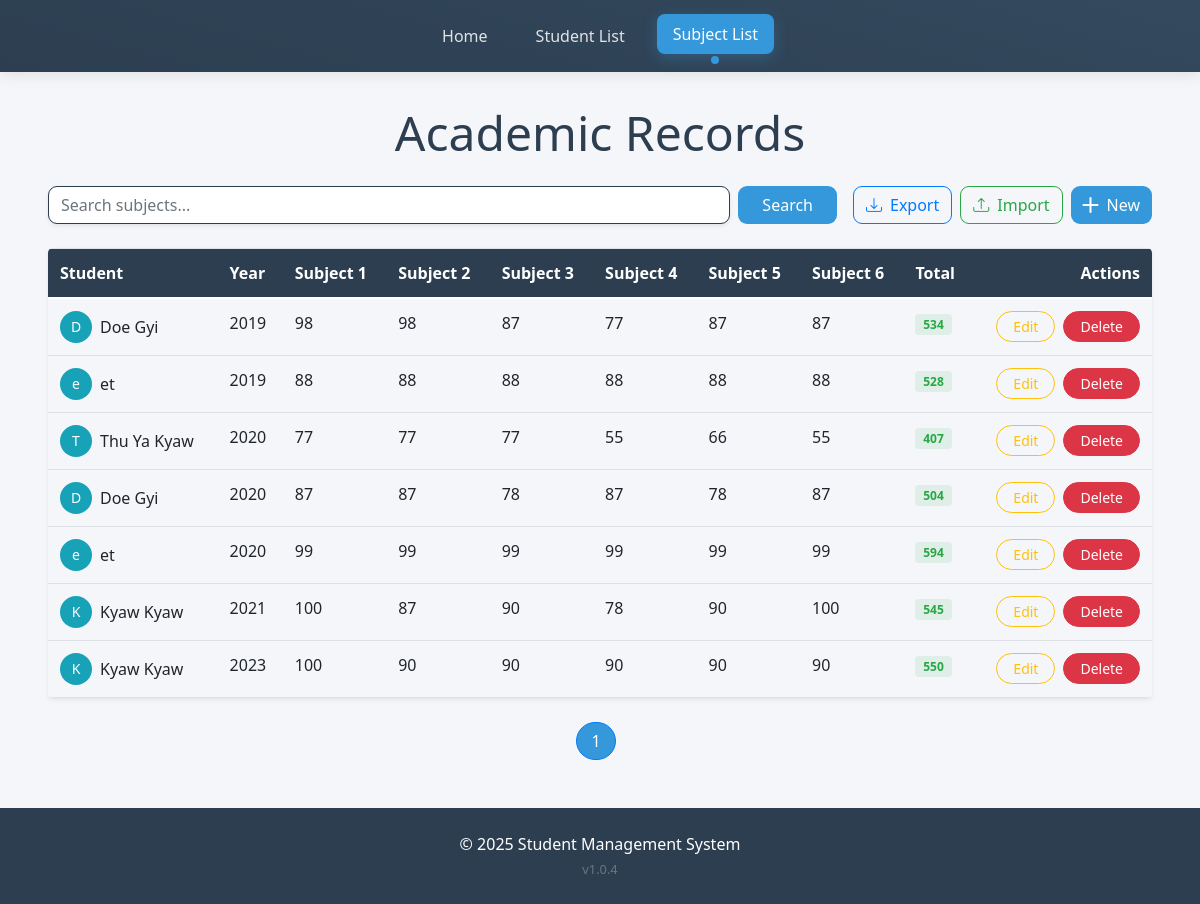
Page /management/subjects/ on the earlier database version.
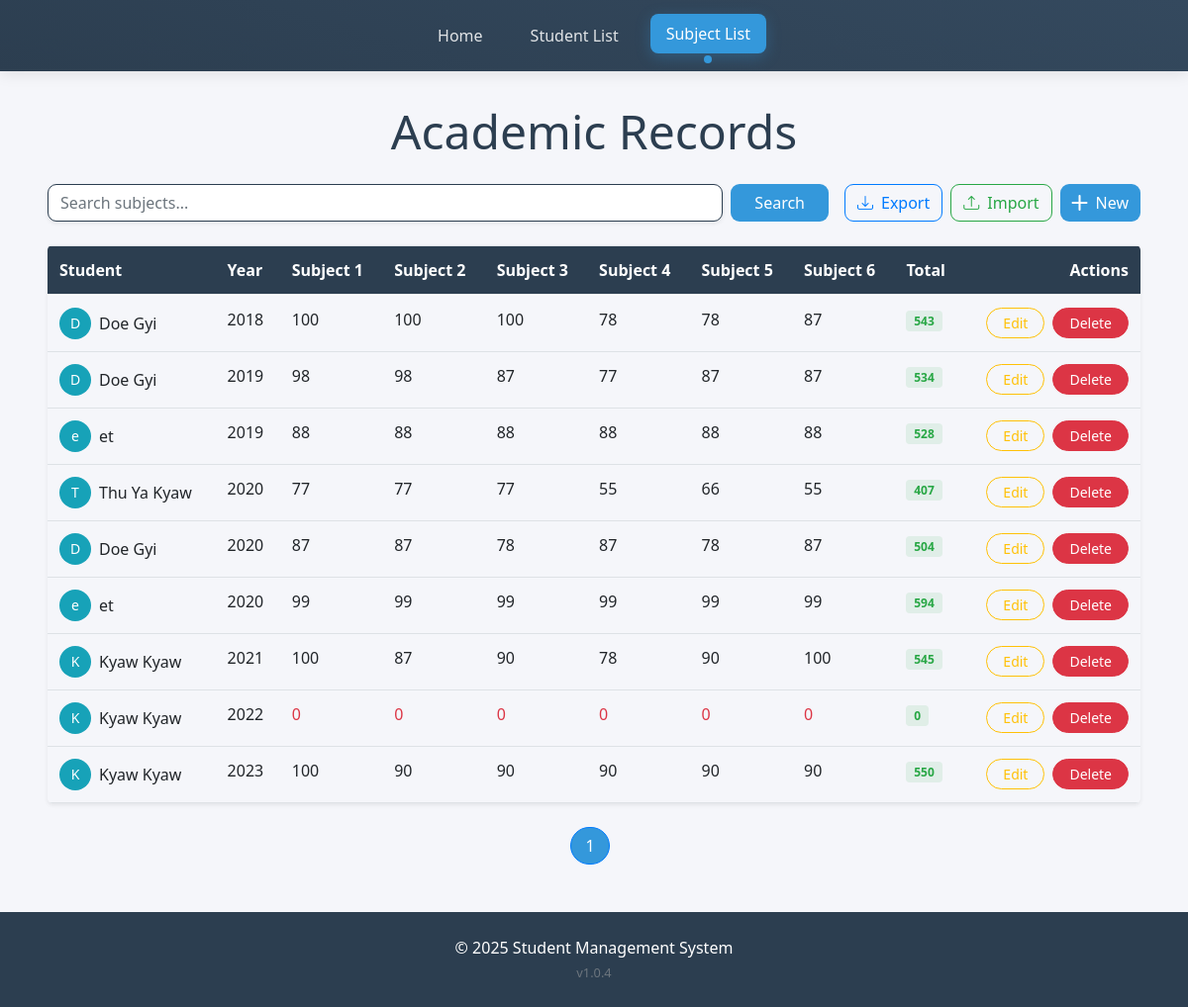
Same page on the later database version.
### student_app/models.py (models this page shows, shortened)
class Subject(models.Model):
    student = models.ForeignKey(Student, on_delete=models.CASCADE)
    year = models.IntegerField()
    subject1_marks = models.FloatField()
    subject2_marks = models.FloatField()
    subject3_marks = models.FloatField()
    subject4_marks = models.FloatField()
    subject5_marks = models.FloatField()
    subject6_marks = models.FloatField()
    @property
    def total_marks(self):
        return self.subject1_marks + self.subject2_marks + self.subject3_marks + self.subject4_marks + self.subject5_marks + self.subject6_marks

class Student(models.Model):
    name = models.CharField(max_length=100)
    dob = models.DateField()  # Date of Birth
    nrc = models.CharField(max_length=50, unique=True)  # National Registration Card number (assuming it's unique)
    father_name = models.CharField(max_length=100)
    mother_name = models.CharField(max_length=100)
    phone = models.CharField(max_length=15)  # Phone number
    address = models.TextField()  # Long address details
    grade = models.CharField(max_length=10)  # Grade (A, B, etc.)
    country = models.CharField(max_length=100)
    class Meta:
        verbose_name = "Student"
        verbose_name_plural = "Students"

### student_app/views.py (the view)
# urls.py: path('subjects/', views.subject_list, name='subject_list'),
def subject_list(request):
    query = request.GET.get('q', '')  # Get the search query from the URL
    subjects = Subject.objects.all().order_by('year')  # Order by year in ascending order
    if query:
        subjects = subjects.filter(student__name__icontains=query)  # Filter subjects by student name
    paginator = Paginator(subjects, 10)
    page_number = request.GET.get('page')
    page_obj = paginator.get_page(page_number)
    return render(request, 'subject/subject_list.html', {'page_obj': page_obj, 'query': query})

### templates/subject/subject_list.html (shortened to what the changed rows need)
{% extends 'base.html' %}
{% block content %}
<div class="container-main">
  <h2 class="display-5 text-center mb-4" style="color: var(--primary-color);">Academic Records</h2>
  <div class="table-responsive rounded-3 shadow-sm d-none d-md-block">
    <table class="table table-hover align-middle mb-0">
      <thead class="sticky-top" style="background: var(--primary-color); color: white;">
        <tr>
          <th>Student</th>
          <th>Year</th>
          <th>Subject 1</th>
          <th>Subject 2</th>
          <th>Subject 3</th>
          <th>Subject 4</th>
          <th>Subject 5</th>
          <th>Subject 6</th>
          <th>Total</th>
          <th class="text-end">Actions</th>
        </tr>
      </thead>
      <tbody>
        {% for subject in page_obj %}
        <tr>
          <td>
            <div class="d-flex align-items-center gap-2">
              <div class="avatar-sm bg-info text-white rounded-circle d-flex align-items-center justify-content-center">
                {{ subject.student.name|first }}
              </div>
              {{ subject.student.name }}
            </div>
          </td>
          <td>{{ subject.year }}</td>
          <td class="{% if subject.subject1_marks < 40 %}text-danger{% endif %}">
            {{ subject.subject1_marks|floatformat:0  }}
          </td>
          <td class="{% if subject.subject2_marks < 40 %}text-danger{% endif %}">
            {{ subject.subject2_marks|floatformat:0  }}
          </td>
          <td class="{% if subject.subject3_marks < 40 %}text-danger{% endif %}">
            {{ subject.subject3_marks|floatformat:0  }}
          </td>
          <td class="{% if subject.subject4_marks < 40 %}text-danger{% endif %}">
            {{ subject.subject4_marks|floatformat:0  }}
          </td>
          <td class="{% if subject.subject5_marks < 40 %}text-danger{% endif %}">
            {{ subject.subject5_marks|floatformat:0  }}
          </td>
          <td class="{% if subject.subject6_marks < 40 %}text-danger{% endif %}">
            {{ subject.subject6_marks|floatformat:0  }}
          </td>
          <td>
            <span class="badge bg-success-subtle text-success">
              {{ subject.total_marks|floatformat:0  }}
            </span>
          </td>
          <td class="text-end">
            <div class="d-flex gap-2 justify-content-end">
              <a href="{% url 'edit_subject' subject.id %}" class="btn btn-sm btn-outline-warning px-3"
                style="border-radius: 20px;">
                Edit
              </a>
              <a href="{% url 'delete_subject' subject.id %}" class="btn btn-sm btn-danger px-3"
                style="border-radius: 20px;">
                Delete
              </a>
            </div>
          </td>
        </tr>
        {% endfor %}
      </tbody>
    </table>
  </div>
  <nav class="mt-4">
    <ul class="pagination justify-content-center">
      {% for num in page_obj.paginator.page_range %}
      {% if page_obj.number == num %}
      <li class="page-item active">
        <span class="page-link" style="border-radius: 20px; margin-right: 8px; background: var(--secondary-color);">
          {{ num }}
        </span>
      </li>
      {% else %}
      <li class="page-item">
        <a class="page-link" href="?page={{ num }}&q={{ query }}" style="border-radius: 20px; margin-right: 8px;">
          {{ num }}
        </a>
      </li>
      {% endif %}
      {% endfor %}
    </ul>
  </nav>
</div>
{% endblock %}

Differences in the rows shown:
added Subject: student.name|first "D", student.name "Doe Gyi", year "2018", subject1_marks "100", subject2_marks "100", subject3_marks "100", subject4_marks "78", subject5_marks "78", subject6_marks "87", total_marks "543"
added Subject: student.name|first "K", student.name "Kyaw Kyaw", year "2022", subject1_marks "0", subject2_marks "0", subject3_marks "0", subject4_marks "0", subject5_marks "0", subject6_marks "0", total_marks "0"
